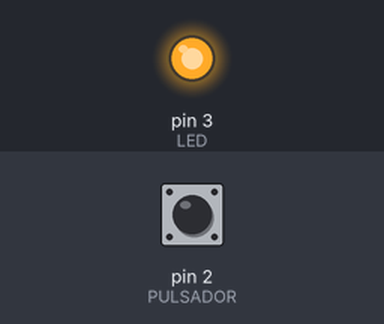
This sketch was run on a simulated Arduino Uno, built with avr-gcc and run on an emulated ATmega328P. On the bench: output pins drawn as LEDs (lit = HIGH). Inputs (shaded band) come from the test bench; at power-on: pin 2 (PULSADOR) HIGH.

Above: at 0.1 s.
At 5.1 s:
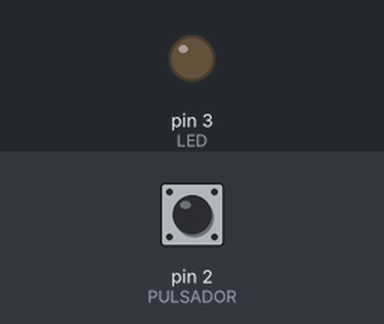
Timing chart, 0 to 6.6 s (numbered marks = the images above):
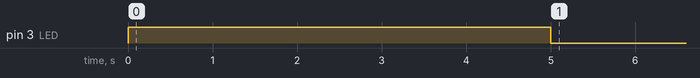

The sketch:

Encendido_de_led_con_delay_de_5_segundos.ino
```cpp
int PULSADOR = 2;     // las variables
int LED = 3;
int ESTADO = LOW;
void setup() {      // Se establecen los pines
 pinMode(PULSADOR, INPUT);
 pinMode(LED, OUTPUT);
}

void loop() {    // Bucle
  while(digitalRead(PULSADOR) == LOW){     // Mientras que se lea que el pulsador este apago,no hará nada, si no

  }
 digitalWrite(LED,HIGH);    //Escribira en el led un valor alto
 delay(5000);         //retraso de 5 segundos
 digitalWrite(LED,LOW);   //Se apaga el led
  while(digitalRead(PULSADOR) == HIGH);{         //Efecto "anti-rebote" del pulsador
  }
}
```

Measured:
- by itself, pin 3 (LED): LOW → HIGH at 0.00 s, → LOW 5.0 s later
